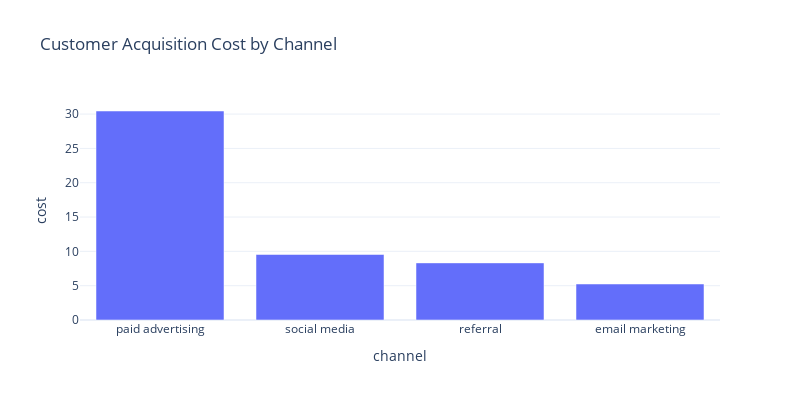

Notebook code cell kept with this figure:
### Markdown cell above
### 2)Comparision of acquisition across different channels and identify the most and least profitable channels

### Code cell
cost_by_channel = data.groupby('channel')['cost'].mean().reset_index().sort_values(by = 'cost', ascending = False)
fig = px.bar(cost_by_channel,
            x = 'channel',
            y = 'cost',
            title = 'Customer Acquisition Cost by Channel')
fig.update_layout(
    width=800,
    height=400 
)
fig.show()

### Figure 1 — Plotly figure (JSON) as saved in the notebook; plotly's stock layout.template omitted (floating-point values rounded to 4 significant figures)
{"data": [{"alignmentgroup": "True", "hovertemplate": "channel=%{x}<br>cost=%{y}<extra></extra>", "legendgroup": "", "marker": {"color": "#636efa", "pattern": {"shape": ""}}, "name": "", "offsetgroup": "", "orientation": "v", "showlegend": false, "textposition": "auto", "type": "bar", "x": ["paid advertising", "social media", "referral", "email marketing"], "xaxis": "x", "y": [30.45, 9.546, 8.32, 5.246], "yaxis": "y"}], "layout": {"barmode": "relative", "height": 400, "legend": {"tracegroupgap": 0}, "title": {"text": "Customer Acquisition Cost by Channel"}, "width": 800, "xaxis": {"anchor": "y", "domain": [0, 1], "title": {"text": "channel"}}, "yaxis": {"anchor": "x", "domain": [0, 1], "title": {"text": "cost"}}}}
